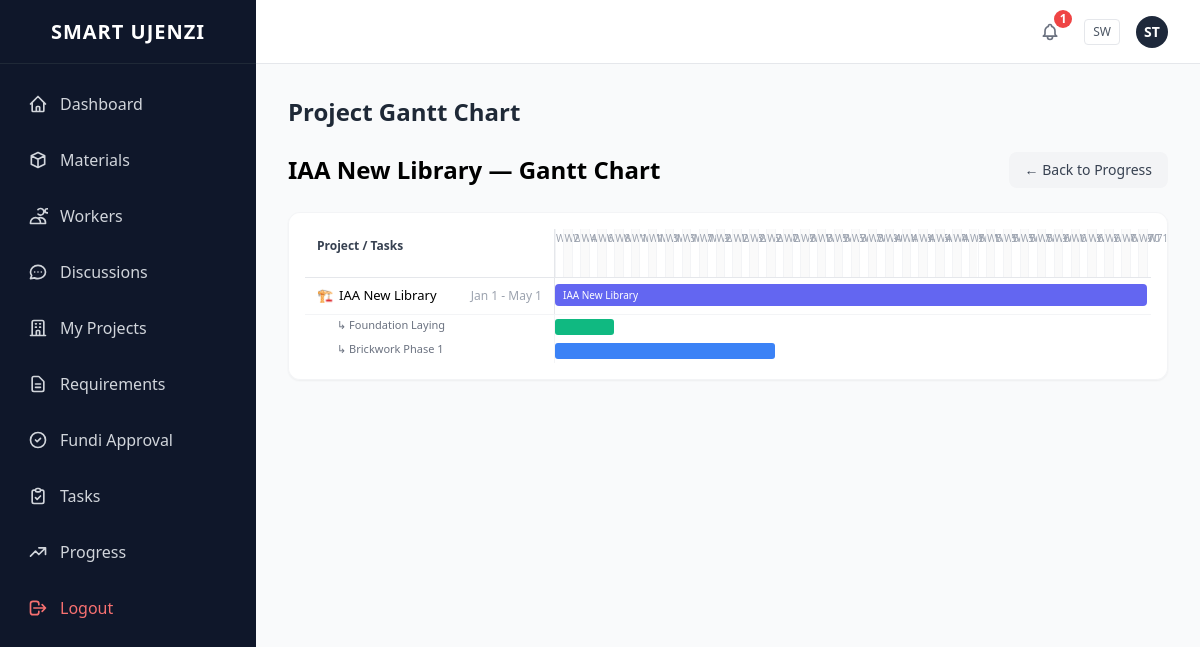
Screenshot of /gantt.php?project_id=1 (signed in) with the database file from the repository.
### tables this page shows
CREATE TABLE projects (
    id INT AUTO_INCREMENT PRIMARY KEY,
    name VARCHAR(255) NOT NULL,
    description TEXT,
    status VARCHAR(50) DEFAULT 'Pending',
    project_manager_id INT,
    customer_id INT,
    start_date DATE,
    end_date DATE,
    FOREIGN KEY(project_manager_id) REFERENCES users(id)
);

CREATE TABLE tasks (
    id INT AUTO_INCREMENT PRIMARY KEY,
    project_id INT NOT NULL,
    name VARCHAR(255) NOT NULL,
    description TEXT,
    status VARCHAR(50) DEFAULT 'Not Started',
    fundi_id INT,
    deadline DATE,
    FOREIGN KEY(project_id) REFERENCES projects(id),
    FOREIGN KEY(fundi_id) REFERENCES users(id)
);

### includes/config.php (called while the page is built, shortened)
<?php
function getDB(): PDO {
    static $pdo = null;
    if ($pdo === null) {
        try {
    $dsn = "mysql:host=" . DB_HOST . ";dbname=" . DB_NAME . ";charset=utf8mb4";
            $pdo = new PDO($dsn, DB_USER, DB_PASS, [
                PDO::ATTR_ERRMODE => PDO::ERRMODE_EXCEPTION,
                PDO::ATTR_DEFAULT_FETCH_MODE => PDO::FETCH_ASSOC,
            ]);
        } catch (PDOException $e) {
            if (APP_ENV === 'production') {
                die('Database connection failed. Please check your configuration.');
            }
            throw $e;
        }
    }
    return $pdo;
}

### includes/functions.php (called while the page is built, shortened)
<?php
require_once __DIR__ . '/config.php';
function runQuery(string $sql, array $params = []): array {
    $stmt = getDB()->prepare($sql);
    $stmt->execute($params);
    return $stmt->fetchAll();
}

### gantt.php (the view, shortened to what this page needs)
<?php
require_once __DIR__ . '/includes/functions.php';
require_once __DIR__ . '/includes/header.php';
$role = $_SESSION['role'];
$userId = $_SESSION['user_id'];
$singleProjectId = (int)($_GET['project_id'] ?? 0);
if ($singleProjectId) {
    $projects = runQuery("SELECT p.*, u.name as pm_name FROM projects p LEFT JOIN users u ON p.project_manager_id = u.id WHERE p.id = ?", [$singleProjectId]);
    if ($role === 'project_manager') {
        $projects = array_filter($projects, fn($p) => $p['project_manager_id'] == $userId);
    }
} elseif (in_array($role, ['super_admin', 'admin'])) {
    $projects = runQuery("SELECT p.*, u.name as pm_name FROM projects p LEFT JOIN users u ON p.project_manager_id = u.id ORDER BY p.start_date ASC");
} elseif ($role === 'project_manager') {
    $projects = runQuery("SELECT p.*, u.name as pm_name FROM projects p LEFT JOIN users u ON p.project_manager_id = u.id WHERE p.project_manager_id = ? ORDER BY p.start_date ASC", [$userId]);
} else {
    $projects = [];
}
$minDate = null;
$maxDate = null;
foreach ($projects as &$p) {
    if ($p['start_date'] && $p['end_date']) {
        $s = strtotime($p['start_date']);
        $e = strtotime($p['end_date']);
        if ($minDate === null || $s < $minDate) $minDate = $s;
        if ($maxDate === null || $e > $maxDate) $maxDate = $e;
    }
    $p['tasks'] = runQuery("SELECT id, name, deadline, status FROM tasks WHERE project_id = ? ORDER BY deadline ASC", [$p['id']]);
}
$tlStart = strtotime('monday this week', $minDate);
$tlEnd = $maxDate + 86400 * 6;
$tlWeeks = max(1, ceil(($tlEnd - $tlStart) / 604800));
function ganttPos($dateStart, $dateEnd, $tlStart, $tlWeeks): array {
    $s = strtotime($dateStart);
    $e = strtotime($dateEnd);
    $sWeek = max(0, floor(($s - $tlStart) / 604800));
    $eWeek = min($tlWeeks - 1, max(0, ceil(($e - $tlStart) / 604800) - 1));
    $step = 100 / $tlWeeks;
    return [
        'left'  => round($sWeek * $step, 2),
        'width' => round(($eWeek - $sWeek + 1) * $step, 2),
    ];
}
$projectName = $singleProjectId && !empty($projects) ? $projects[array_key_first($projects)]['name'] ?? '' : '';
?>
<div class="max-w-full">
    <div class="flex items-center justify-between mb-6">
        <h1 class="text-2xl font-bold"><?= $projectName ? htmlspecialchars($projectName) . ' — Gantt Chart' : 'Project Gantt Chart' ?></h1>
        <?php if ($singleProjectId): ?>
            <a href="progress.php" class="text-sm px-4 py-2 bg-gray-100 text-gray-700 rounded-lg hover:bg-gray-200 transition-colors">← Back to Progress</a>
        <?php endif; ?>
    </div>
    <?php if (empty($projects)): ?>
        <p class="text-gray-500">No projects available.</p>
    <?php else: ?>
    <div class="bg-white rounded-xl shadow-sm border border-gray-100 p-4 gantt-container">
        <div class="gantt-header">
            <div class="gantt-label-col">Project / Tasks</div>
            <div class="gantt-chart-col" style="position:relative;">
                <?php
                $step = 100 / $tlWeeks;
                for ($w = 0; $w < $tlWeeks; $w++):
                    $ws = $tlStart + $w * 604800;
                    $left = round($w * $step, 2);
                ?>
                <div class="gantt-week <?= $w % 2 === 1 ? 'gantt-week-alt' : '' ?>" style="left:<?= $left ?>%;width:<?= $step ?>%;">
                    <?= $singleProjectId ? 'W' . ($w + 1) : date('M j', $ws) ?>
                </div>
                <?php endfor; ?>
            </div>
        </div>
        <?php foreach ($projects as $p):
            $pos = ganttPos($p['start_date'], $p['end_date'], $tlStart, $tlWeeks);
        ?>
        <div class="gantt-row">
            <div class="gantt-row-label">
                <span><?= htmlspecialchars($p['icon'] ?? '🏗️') ?></span>
                <span class="truncate"><?= htmlspecialchars($p['name']) ?></span>
                <span class="text-xs text-gray-400 ml-auto"><?= date('M j', strtotime($p['start_date'])) ?> - <?= date('M j', strtotime($p['end_date'])) ?></span>
            </div>
            <div class="gantt-row-chart">
                <div class="gantt-bar bg-project" style="left:<?= $pos['left'] ?>%;width:<?= $pos['width'] ?>%;" title="<?= htmlspecialchars($p['name'] . ' (' . $p['status'] . ')') ?>">
                    <?= htmlspecialchars($p['name']) ?>
                </div>
            </div>
        </div>
        <?php foreach ($p['tasks'] as $t):
            $tStart = $p['start_date'];
            $tEnd = $t['deadline'] ?: date('Y-m-d', strtotime($p['start_date'] . ' +14 days'));
            $tPos = ganttPos($tStart, $tEnd, $tlStart, $tlWeeks);
            $tClass = match($t['status']) {
                'Completed' => 'bg-completed',
                'In Progress' => 'bg-progress',
                default => 'bg-pending'
            };
        ?>
        <div class="gantt-subrow">
            <div class="gantt-sub-label">↳ <?= htmlspecialchars($t['name']) ?></div>
            <div class="gantt-sub-chart">
                <div class="gantt-task-bar <?= $tClass ?>" style="left:<?= $tPos['left'] ?>%;width:<?= $tPos['width'] ?>%;" title="<?= htmlspecialchars($t['name'] . ' (' . $t['status'] . ')') ?>"></div>
            </div>
        </div>
        <?php endforeach; ?>
        <?php endforeach; ?>
    </div>
    <?php endif; ?>
</div>
<?php require_once __DIR__ . '/includes/footer.php'; ?>

### gantt.php (style rules this page uses)
.gantt-container { position: relative; overflow-x: auto; }
.gantt-header { display: flex; border-bottom: 1px solid #e5e7eb; position: sticky; top: 0; background: #fff; z-index: 10; }
.gantt-label-col { width: 250px; min-width: 250px; flex-shrink: 0; padding: 8px 12px; font-size: 12px; font-weight: 600; color: #374151; border-right: 1px solid #e5e7eb; }
.gantt-chart-col { flex: 1; position: relative; height: 48px; min-width: 600px; }
.gantt-week { position: absolute; top: 0; height: 100%; border-left: 1px solid #f3f4f6; font-size: 10px; color: #9ca3af; text-align: center; padding-top: 2px; }
.gantt-week-alt { background: #fafafa; }
.gantt-row { display: flex; border-bottom: 1px solid #f3f4f6; }
.gantt-row-label { width: 250px; min-width: 250px; flex-shrink: 0; padding: 8px 12px; font-size: 13px; border-right: 1px solid #e5e7eb; display: flex; align-items: center; gap: 6px; }
.gantt-row-chart { flex: 1; position: relative; height: 36px; min-width: 600px; }
.gantt-bar { position: absolute; top: 6px; height: 22px; border-radius: 4px; display: flex; align-items: center; padding: 0 8px; font-size: 10px; color: #fff; font-weight: 500; white-space: nowrap; overflow: hidden; text-overflow: ellipsis; min-width: 4px; cursor: pointer; transition: opacity .15s; }
.gantt-subrow { display: flex; }
.gantt-sub-label { width: 250px; min-width: 250px; flex-shrink: 0; padding: 2px 12px 2px 32px; font-size: 11px; color: #6b7280; border-right: 1px solid #f3f4f6; }
.gantt-sub-chart { flex: 1; position: relative; height: 24px; min-width: 600px; }
.gantt-task-bar { position: absolute; top: 4px; height: 16px; border-radius: 3px; min-width: 3px; }
.bg-progress { background: #3b82f6; }
.bg-completed { background: #10b981; }
.bg-project { background: #6366f1; }

### rows the page displays
projects: name "IAA New Library", icon "🏗️", start_date "Jan 1", end_date "May 1"
tasks: name "Foundation Laying"
tasks: name "Brickwork Phase 1"

### other values shown
$item['name'] "Dashboard"
$item['name'] "Materials"
$item['name'] "Workers"
$item['name'] "Discussions"
$item['name'] "My Projects"
$item['name'] "Requirements"
$item['name'] "Fundi Approval"
$item['name'] "Tasks"
$item['name'] "Progress"
$unreadCount "1"
substr($userName, 0, 2) "ST"
$pageTitle "Project Gantt Chart"
